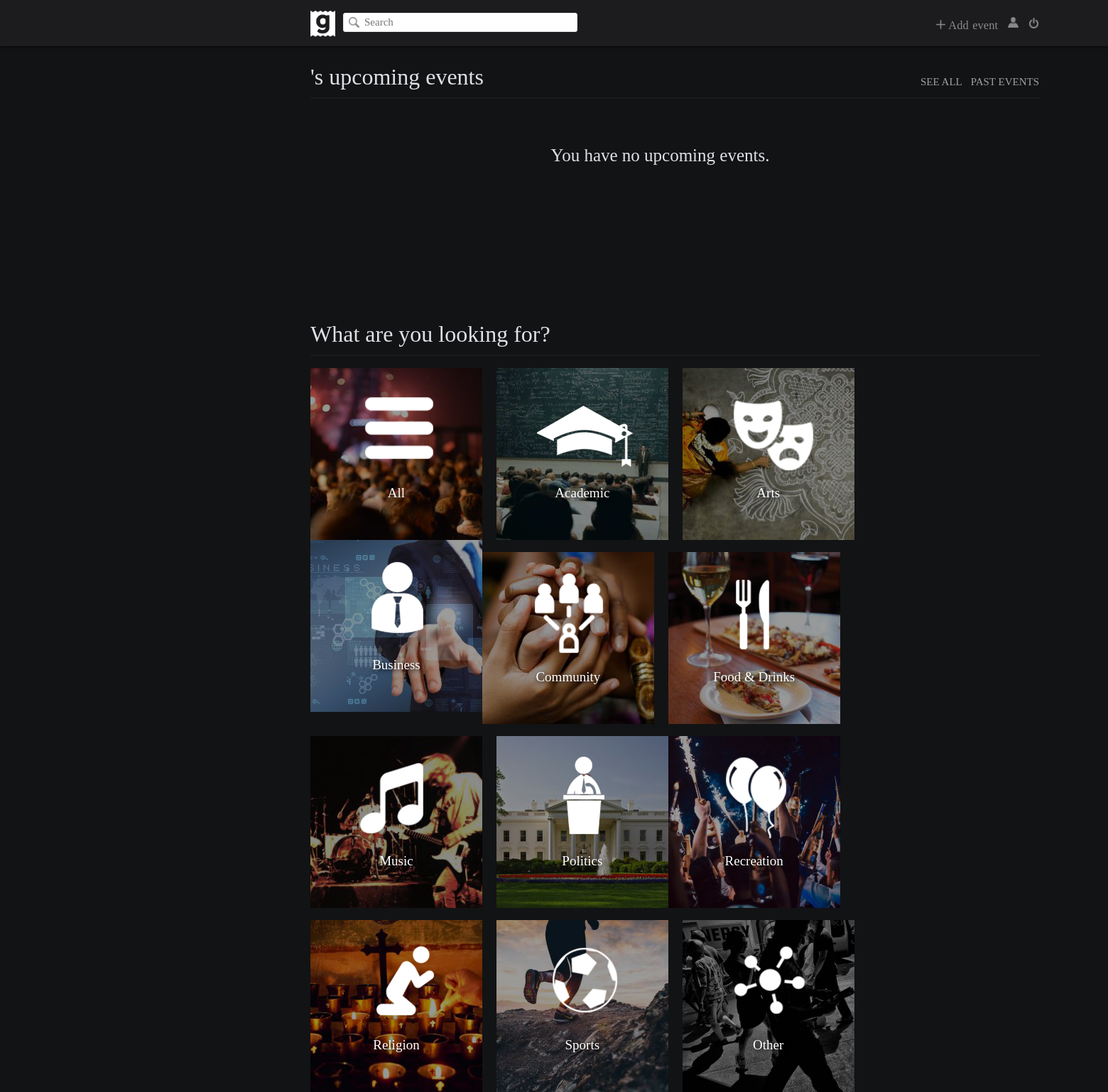
The app's page /pages/main.php (signed in), older data.
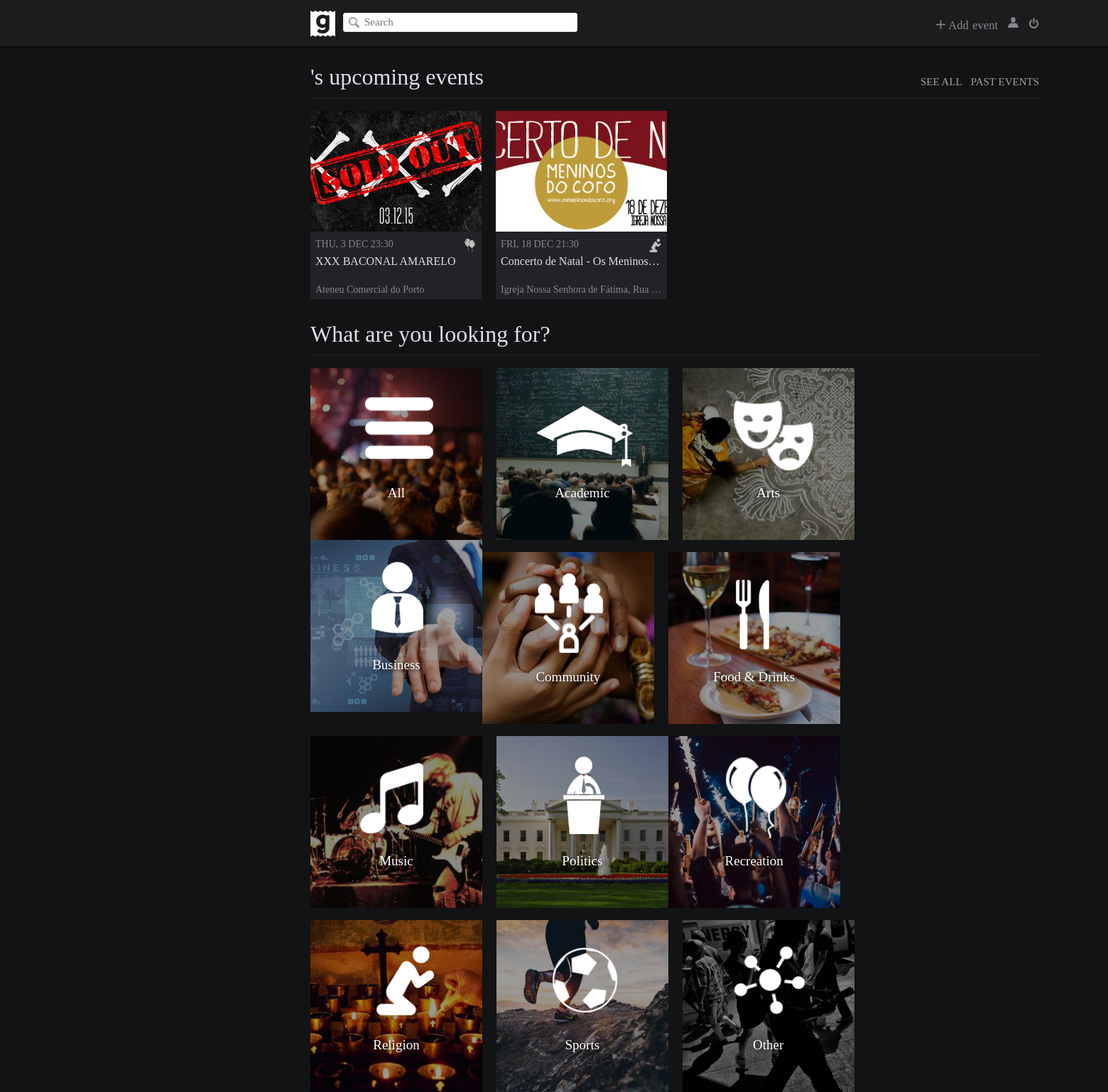
The same page, newer data.
### tables this page shows
CREATE TABLE Events (
	eventID INTEGER PRIMARY KEY AUTOINCREMENT,
	host TEXT NOT NULL,
	banner TEXT,
	name TEXT NOT NULL,
	eventDate DATE NOT NULL,
	location TEXT NOT NULL,
	description TEXT,
	private BOOLEAN,
	type TEXT NOT NULL
);

### database/upcomingevents.php (called while the page is built, shortened)
<?php
    include_once('connection_external.php');
    include('utilities.php');
    function sortFunction( $a, $b ) {
	    return strtotime($a['eventDate']) - strtotime($b['eventDate']);
	}
	function getUserUpcomingEvents() {
		global $db;
		$stmt = $db->prepare('SELECT * FROM EventGuests WHERE userID = ? AND status = ?');
		$stmt->execute(array($_SESSION['userID'], "going"));
		$events = $stmt->fetchAll();
	  	$upcoming_events = array();
		if (!empty($events)) {
			$today = date("Y-m-d H:i");
			foreach ($events as $event) {
				$event_info = getEventByID($event['eventID']);
				if ($event_info['eventDate'] > $today)
					$upcoming_events[] = $event_info;
			}
		}
		usort($upcoming_events, "sortFunction");
		return $upcoming_events;
	}
?>

### database/utilities.php (called while the page is built, shortened)
<?php
	function getEventByID($event_id) {
		global $db;
		$stmt = $db->prepare('SELECT * FROM Events WHERE eventID = ?');
		$stmt->execute(array($event_id));
		return $stmt->fetch();
	}
?>

### pages/main.php (the view, shortened to what this page needs)
	<link rel="stylesheet" href="css/main.css">
	<link rel="stylesheet" href="css/navbar.css">
</head>
<body>
	<?php include('navbar.php') ?>
  	<div id="user-upcoming-events-container">
  		<div><div id="title-right"><a href="../index.php?page=userevents&filter=past">PAST EVENTS</a> <a href="../index.php?page=userevents&filter=upcoming">SEE ALL</a></div>
	  	<div id="upcoming-events-title"><?= $_SESSION['username'] ?>'s upcoming events</div></div>
  		<div class="line-divisor"></div>
		<?php
			include('database/upcomingevents.php');
			$upcoming_events = getUserUpcomingEvents();
			if (empty($upcoming_events))
				echo '<div class="no-upcoming-events">You have no upcoming events.</div>';
			else
				foreach (array_slice($upcoming_events, 0, 4) as $event) {
		?>
		<div class="event-container">
			<div class="event-banner" style='background: url("<?php echo $event['banner']?>") 50% 50% no-repeat; background-size: cover;'>
			</div>
			<div class="event-type"><img src="../images/<?php echo $event['type']?>.png" height="19" width="19" title="<?php echo $event['type']?>"></div>
			<div class="event-date"><?php echo strtoupper(date("D, j M H:i", strtotime($event['eventDate'])))?></div>
			<div class="event-name"><a title="<?php echo $event['name'] ?>" href="../index.php?page=event&id=<?php echo $event['eventID'] ?>"><?php echo $event['name'] ?></a></div>
			<div class="event-location" title="<?php echo $event['location'] ?>"><?php echo $event['location'] ?></div>
		</div>
		<?php } ?>
  	</div>
  	<div id="upcoming-events-container">
  		<div id="all-events-title">What are you looking for?</div>
  		<div class="line-divisor"></div>
  		<div onclick="location.href='../index.php?page=search&type=All&filter=upcoming';" class="type-images" style='background: url("../images/allevents.png") 50% 50% no-repeat;'>
  			<a href="../index.php?page=search&type=All&filter=upcoming">All</a>
  		</div>
  		<div onclick="location.href='../index.php?page=search&type=Academic&filter=upcoming';" class="type-images" style='background: url("../images/academicevent.png") 50% 50% no-repeat;'>
  			<a href="../index.php?page=search&type=Academic&filter=upcoming">Academic</a>
  		</div>
  		<div onclick="location.href='../index.php?page=search&type=Arts&filter=upcoming';" class="type-images" style='background: url("../images/artsevent.png") 50% 50% no-repeat;'>
  			<a href="../index.php?page=search&type=Arts&filter=upcoming">Arts</a>
  		</div>
  		<div onclick="location.href='../index.php?page=search&type=Business&filter=upcoming';" class="type-images" style='background: url("../images/businessevent.png") 50% 50% no-repeat;'>
  			<a href="../index.php?page=search&type=Business&filter=upcoming">Business</a>
  		</div>
  		<div onclick="location.href='../index.php?page=search&type=Community&filter=upcoming';" class="type-images" style='background: url("../images/communityevent.png") 50% 50% no-repeat;'>
  			<a href="../index.php?page=search&type=Community&filter=upcoming">Community</a>
  		</div>
  		<div onclick="location.href='../index.php?page=search&type=Food%20%26%20Drinks&filter=upcoming';" class="type-images" style='background: url("../images/eatingevent.png") 50% 50% no-repeat;'>
  			<a href="../index.php?page=search&type=Food%20%26%20Drinks&filter=upcoming">Food & Drinks</a>
  		</div>
  		<div onclick="location.href='../index.php?page=search&type=Music&filter=upcoming';" class="type-images" style='background: url("../images/musicevent.png") 50% 50% no-repeat;'>
  			<a href="../index.php?page=search&type=Music&filter=upcoming">Music</a>
  		</div>
  		<div onclick="location.href='../index.php?page=search&type=Politics&filter=upcoming';" class="type-images" style='background: url("../images/politicevent.png") 50% 50% no-repeat;'>
  			<a href="../index.php?page=search&type=Politics&filter=upcoming">Politics</a>
  		</div>
  		<div onclick="location.href='../index.php?page=search&type=Recreation&filter=upcoming';" class="type-images" style='background: url("../images/Recreationevent.png") 50% 50% no-repeat;'>
  			<a href="../index.php?page=search&type=Recreation&filter=upcoming">Recreation</a>
  		</div>
  		<div onclick="location.href='../index.php?page=search&type=Religious&filter=upcoming';" class="type-images" style='background: url("../images/religiousevent.png") 50% 50% no-repeat;'>
  			<a href="../index.php?page=search&type=Religious&filter=upcoming">Religion</a>
  		</div>
  		<div onclick="location.href='../index.php?page=search&type=Sports&filter=upcoming';" class="type-images" style='background: url("../images/sportsevent.png") 50% 50% no-repeat;'>
  			<a href="../index.php?page=search&type=Sports&filter=upcoming">Sports</a>
  		</div>
  		<div onclick="location.href='../index.php?page=search&type=Other&filter=upcoming';" class="type-images" style='background: url("../images/otherevent.png") 50% 50% no-repeat;'>
  			<a href="../index.php?page=search&type=Other&filter=upcoming">Other</a>
  		</div>
  	</div>

### pages/navbar.php (shortened to what this page needs)
<div id="header">
	<a href="../index.php?page=main"><img id="site-logo" src="../images/logas.png" alt="Site logo" height="37" width="35"></a>
	<form id="search-bar" action="../index.php?page=main" method="post">
		<input id="search-box" type="text" placeholder="Search">
	</form>
	<a id="logout-button" href="../database/logout.php"><img  src="../images/logout.png" alt="Logout" height="15" width="15" title="Logout"></a>
	<a id="username" href="#"><img  src="../images/user.png" alt="Logout" height="15" width="15"> <?= $_SESSION['username'] ?></a>
	<div id="add-event-button"><img  src="../images/addEvent.png" alt="Logout" height="13" width="13"> Add event</div>
 	</div>

### css/main.css (style rules this page uses)
#user-upcoming-events-container { width: 54%; height: 345px; position: relative; left: 23%; margin-top: 25px; z-index: 3; }
#upcoming-events-title, #all-events-title { color: #DFE0E6; font-family: 'Proxima Nova Light'; font-size: 32px; }
#title-right a { color: #9fa0a3; font-family: 'Proxima Nova Light'; float: right; margin-top: 17px; margin-bottom: 0; font-size: 15px; text-decoration: none; }
#title-right a:not(:first-child) { margin-right: 12px; }
.line-divisor { background-color: #1A1B1D; width: 100%; height: 2px; margin-top: 10px; margin-bottom: 17px; }
.event-container { position: relative; background-color: #222326; width: 23.5%; height: 265px; white-space: nowrap; float: left; }
.event-container:not(:nth-child(4n+2)) { margin-right: 20px; }
.event-banner { width: 100%; height: 170px; }
.event-type { position: absolute; float: right; margin-left: 215px; margin-top: 10px; }
.event-date { font-family: 'Proxima Nova Light'; font-size: 14px; color: #88898C; padding: 7px; padding-top: 10px; }
.event-name { white-space: nowrap; overflow: hidden; }
.event-name a { font-size: 16px; padding-left: 7px; padding-right: 7px; color: #DFE0E6; height: 34px; overflow: hidden; text-decoration: none; display: block; text-overflow: ellipsis; }
.event-location { font-family: 'Proxima Nova Light'; font-size: 14px; color: #88898C; padding-left: 7px; padding-top: 7px; padding-right: 7px; overflow: hidden; text-overflow: ellipsis; }
#upcoming-events-container { width: 54%; height: 345px; position: relative; left: 23%; margin-top: 17px; z-index: 3; margin-bottom: 26%; }
.type-images { position: relative; float: left; background-size: contain; width: 241.9px; height: 241.9px; text-align: center; cursor: pointer; }
.type-images:nth-child(n+7) { margin-top: 17px; }
.type-images:not(:nth-child(4n+2)) { margin-right: 20px; }
.type-images a { font-family: 'Proxima Nova Light'; font-size: 19px; text-decoration: none; color: white; display:inline-block; margin-top: 165px; text-shadow: 2px 2px 6px rgba(0, 0, 0, 1); }
.no-upcoming-events { position: absolute; color: #DFE0E6; font-family: 'Proxima Nova Light'; text-align: center; font-size: 25px; top: 115px; left: 33%; }

### css/navbar.css (style rules this page uses)
html, body { font-family: 'Proxima Nova'; height: 100%; width: 100%; min-width: 1900px; margin: auto; padding: 0; background-color: #121314; display: none; }
#header { position: relative; top: 0px; left: 0px; width: 100%; background-color: #1C1C1F; height: 65px; overflow: hidden; z-index: 1000; box-shadow: 0px 0px 5px black; }
#logout-button { margin-top: 24.5px; float: right; position: relative; right: 23%; z-index: 1; color: #88898C; text-decoration: none; font-size: 17px; }
#add-event-button { margin-top: 25.5px; margin-right: 14px; float: right; position: relative; right: 23%; z-index: 1; color: #88898C; text-decoration: none; font-size: 16.5px; cursor: pointer; word-spacing: 1.5px; }
#username { position: relative; float: right; right: 23%; color: #88898C; margin-top: 23.5px; margin-right: 14px; text-decoration: none; z-index: 1; font-size: 16.5px; word-spacing: 2.5px; }
#site-logo { margin-top: 15px; margin-right: 9px; float: left; position: relative; left: 23%; }
#search-bar { float: left; position: relative; left: 23%; margin-top: 17.5px; margin-left: 2px; z-index: 2; }
#search-box { height: 27px; width: 330px; top: 50%; padding-left: 9px; border-width: thin; font-size: 15px; font-weight: 400; font-family: 'Proxima Nova'; border: solid 1px #E3E3E3; border-radius: 3px; background-image: url("../images/mglass.png"); background-size: 15px 15px; background-position: left center; background-position: 7px; background-repeat: no-repeat; text-indent: 20px; }

Row changes from the older to the newer data that the page shows:
added events: banner (picture), type (picture), eventDate "THU, 3 DEC 23:30", name "XXX BACONAL AMARELO", location "Ateneu Comercial do Porto"
added events: banner (picture), type (picture), eventDate "FRI, 18 DEC 21:30", name "Concerto de Natal - Os Meninos…", location "Igreja Nossa Senhora de Fátima, Rua…"
Text that changed along with them:
text no longer shown: "You have no upcoming events."
